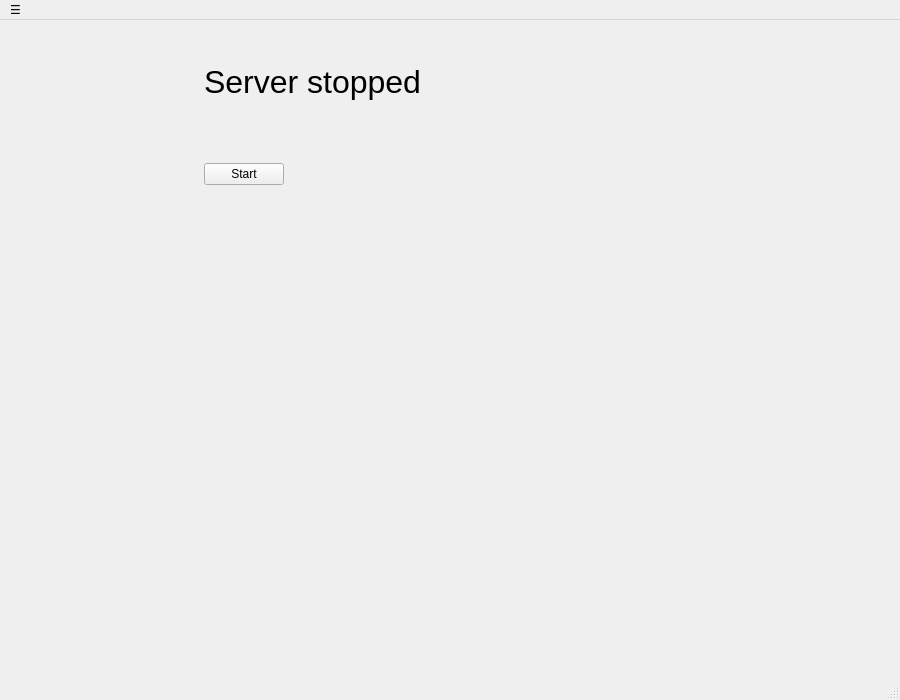
<?xml version="1.0" encoding="UTF-8"?>
<ui version="4.0">
 <class>MainWindow</class>
 <widget class="QMainWindow" name="MainWindow">
  <property name="geometry">
   <rect>
    <x>0</x>
    <y>0</y>
    <width>900</width>
    <height>700</height>
   </rect>
  </property>
  <property name="windowTitle">
   <string>WiVRn</string>
  </property>
  <property name="windowIcon">
   <iconset resource="../server-gui.qrc">
    <normaloff>:/images/wivrn.svg</normaloff>:/images/wivrn.svg</iconset>
  </property>
  <widget class="QWidget" name="centralwidget">
   <layout class="QVBoxLayout" name="verticalLayout">
    <item>
     <widget class="QStackedWidget" name="stackedWidget">
      <property name="currentIndex">
       <number>0</number>
      </property>
      <widget class="QWidget" name="page_stopped">
       <property name="sizePolicy">
        <sizepolicy hsizetype="Preferred" vsizetype="Preferred">
         <horstretch>0</horstretch>
         <verstretch>0</verstretch>
        </sizepolicy>
       </property>
       <layout class="QVBoxLayout" name="verticalLayout_6">
        <item>
         <layout class="QHBoxLayout" name="horizontalLayout">
          <item>
           <widget class="QLabel" name="wivrn_logo_stopped">
            <property name="minimumSize">
             <size>
              <width>180</width>
              <height>180</height>
             </size>
            </property>
            <property name="maximumSize">
             <size>
              <width>16777215</width>
              <height>16777215</height>
             </size>
            </property>
            <property name="text">
             <string/>
            </property>
            <property name="pixmap">
             <pixmap resource="../server-gui.qrc">:/images/wivrn.svg</pixmap>
            </property>
            <property name="alignment">
             <set>Qt::AlignmentFlag::AlignHCenter|Qt::AlignmentFlag::AlignTop</set>
            </property>
           </widget>
          </item>
          <item>
           <layout class="QVBoxLayout" name="verticalLayout_2">
            <item>
             <widget class="QLabel" name="status_stopped">
              <property name="font">
               <font>
                <pointsize>24</pointsize>
               </font>
              </property>
              <property name="text">
               <string>Server stopped</string>
              </property>
              <property name="alignment">
               <set>Qt::AlignmentFlag::AlignLeading|Qt::AlignmentFlag::AlignLeft|Qt::AlignmentFlag::AlignVCenter</set>
              </property>
             </widget>
            </item>
            <item>
             <layout class="QHBoxLayout" name="horizontalLayout_2">
              <item alignment="Qt::AlignmentFlag::AlignVCenter">
               <widget class="QPushButton" name="button_start">
                <property name="text">
                 <string>Start</string>
                </property>
                <property name="icon">
                 <iconset theme="media-playback-start"/>
                </property>
               </widget>
              </item>
              <item>
               <spacer name="horizontalSpacer_2">
                <property name="orientation">
                 <enum>Qt::Orientation::Horizontal</enum>
                </property>
                <property name="sizeHint" stdset="0">
                 <size>
                  <width>40</width>
                  <height>20</height>
                 </size>
                </property>
               </spacer>
              </item>
             </layout>
            </item>
           </layout>
          </item>
         </layout>
        </item>
        <item>
         <spacer name="verticalSpacer_4">
          <property name="orientation">
           <enum>Qt::Orientation::Vertical</enum>
          </property>
          <property name="sizeHint" stdset="0">
           <size>
            <width>20</width>
            <height>786</height>
           </size>
          </property>
         </spacer>
        </item>
       </layout>
      </widget>
      <widget class="QWidget" name="page_listening">
       <layout class="QVBoxLayout" name="verticalLayout_5">
        <item>
         <layout class="QHBoxLayout" name="horizontalLayout_5">
          <item>
           <widget class="QLabel" name="wivrn_logo_started">
            <property name="minimumSize">
             <size>
              <width>180</width>
              <height>180</height>
             </size>
            </property>
            <property name="maximumSize">
             <size>
              <width>16777215</width>
              <height>16777215</height>
             </size>
            </property>
            <property name="text">
             <string/>
            </property>
            <property name="pixmap">
             <pixmap resource="../server-gui.qrc">:/images/wivrn.svg</pixmap>
            </property>
            <property name="alignment">
             <set>Qt::AlignmentFlag::AlignHCenter|Qt::AlignmentFlag::AlignTop</set>
            </property>
           </widget>
          </item>
          <item>
           <layout class="QVBoxLayout" name="verticalLayout_3">
            <item>
             <widget class="QLabel" name="status_listening">
              <property name="font">
               <font>
                <pointsize>24</pointsize>
               </font>
              </property>
              <property name="text">
               <string>Server started</string>
              </property>
              <property name="alignment">
               <set>Qt::AlignmentFlag::AlignLeading|Qt::AlignmentFlag::AlignLeft|Qt::AlignmentFlag::AlignVCenter</set>
              </property>
             </widget>
            </item>
            <item>
             <layout class="QHBoxLayout" name="horizontalLayout_3">
              <item alignment="Qt::AlignmentFlag::AlignVCenter">
               <widget class="QPushButton" name="button_stop">
                <property name="text">
                 <string>Stop</string>
                </property>
                <property name="icon">
                 <iconset theme="media-playback-stop"/>
                </property>
               </widget>
              </item>
              <item alignment="Qt::AlignmentFlag::AlignVCenter">
               <widget class="QPushButton" name="button_restart">
                <property name="text">
                 <string>Restart</string>
                </property>
                <property name="icon">
                 <iconset theme="view-refresh"/>
                </property>
               </widget>
              </item>
              <item alignment="Qt::AlignmentFlag::AlignVCenter">
               <widget class="QPushButton" name="button_settings">
                <property name="text">
                 <string>Settings</string>
                </property>
                <property name="icon">
                 <iconset theme="preferences-system-symbolic"/>
                </property>
               </widget>
              </item>
              <item>
               <spacer name="horizontalSpacer_4">
                <property name="orientation">
                 <enum>Qt::Orientation::Horizontal</enum>
                </property>
                <property name="sizeHint" stdset="0">
                 <size>
                  <width>40</width>
                  <height>20</height>
                 </size>
                </property>
               </spacer>
              </item>
             </layout>
            </item>
           </layout>
          </item>
         </layout>
        </item>
        <item>
         <widget class="QLabel" name="label">
          <property name="text">
           <string>For Steam games, set command to:</string>
          </property>
          <property name="textFormat">
           <enum>Qt::TextFormat::AutoText</enum>
          </property>
          <property name="wordWrap">
           <bool>true</bool>
          </property>
          <property name="textInteractionFlags">
           <set>Qt::TextInteractionFlag::LinksAccessibleByMouse</set>
          </property>
         </widget>
        </item>
        <item>
         <layout class="QHBoxLayout" name="horizontalLayout_6">
          <item>
           <widget class="QPushButton" name="copy_steam_command">
            <property name="toolTip">
             <string>Copy to clipboard</string>
            </property>
            <property name="text">
             <string/>
            </property>
            <property name="icon">
             <iconset theme="edit-copy"/>
            </property>
           </widget>
          </item>
          <item>
           <widget class="QLabel" name="label_steam_command">
            <property name="cursor">
             <cursorShape>IBeamCursor</cursorShape>
            </property>
            <property name="text">
             <string notr="true">steam_command</string>
            </property>
            <property name="textInteractionFlags">
             <set>Qt::TextInteractionFlag::LinksAccessibleByMouse|Qt::TextInteractionFlag::TextSelectableByKeyboard|Qt::TextInteractionFlag::TextSelectableByMouse</set>
            </property>
           </widget>
          </item>
          <item>
           <spacer name="horizontalSpacer_7">
            <property name="orientation">
             <enum>Qt::Orientation::Horizontal</enum>
            </property>
            <property name="sizeHint" stdset="0">
             <size>
              <width>40</width>
              <height>20</height>
             </size>
            </property>
           </spacer>
          </item>
         </layout>
        </item>
        <item>
         <spacer name="verticalSpacer_6">
          <property name="orientation">
           <enum>Qt::Orientation::Vertical</enum>
          </property>
          <property name="sizeHint" stdset="0">
           <size>
            <width>20</width>
            <height>718</height>
           </size>
          </property>
         </spacer>
        </item>
       </layout>
      </widget>
      <widget class="QWidget" name="page_restarting">
       <layout class="QVBoxLayout" name="verticalLayout_9">
        <item>
         <layout class="QHBoxLayout" name="horizontalLayout_10">
          <item>
           <widget class="QLabel" name="wivrn_logo_restarting">
            <property name="minimumSize">
             <size>
              <width>180</width>
              <height>180</height>
             </size>
            </property>
            <property name="maximumSize">
             <size>
              <width>16777215</width>
              <height>16777215</height>
             </size>
            </property>
            <property name="text">
             <string/>
            </property>
            <property name="pixmap">
             <pixmap resource="../server-gui.qrc">:/images/wivrn.svg</pixmap>
            </property>
            <property name="alignment">
             <set>Qt::AlignmentFlag::AlignHCenter|Qt::AlignmentFlag::AlignTop</set>
            </property>
           </widget>
          </item>
          <item>
           <layout class="QVBoxLayout" name="verticalLayout_4">
            <item>
             <layout class="QHBoxLayout" name="horizontalLayout_7">
              <item>
               <widget class="QLabel" name="status_restarting">
                <property name="sizePolicy">
                 <sizepolicy hsizetype="Preferred" vsizetype="Expanding">
                  <horstretch>0</horstretch>
                  <verstretch>0</verstretch>
                 </sizepolicy>
                </property>
                <property name="font">
                 <font>
                  <pointsize>24</pointsize>
                 </font>
                </property>
                <property name="text">
                 <string>Restarting server</string>
                </property>
                <property name="alignment">
                 <set>Qt::AlignmentFlag::AlignLeading|Qt::AlignmentFlag::AlignLeft|Qt::AlignmentFlag::AlignVCenter</set>
                </property>
               </widget>
              </item>
              <item>
               <spacer name="horizontalSpacer">
                <property name="orientation">
                 <enum>Qt::Orientation::Horizontal</enum>
                </property>
                <property name="sizeHint" stdset="0">
                 <size>
                  <width>40</width>
                  <height>20</height>
                 </size>
                </property>
               </spacer>
              </item>
             </layout>
            </item>
            <item>
             <spacer name="verticalSpacer_2">
              <property name="orientation">
               <enum>Qt::Orientation::Vertical</enum>
              </property>
              <property name="sizeHint" stdset="0">
               <size>
                <width>20</width>
                <height>40</height>
               </size>
              </property>
             </spacer>
            </item>
           </layout>
          </item>
         </layout>
        </item>
        <item>
         <spacer name="verticalSpacer_7">
          <property name="orientation">
           <enum>Qt::Orientation::Vertical</enum>
          </property>
          <property name="sizeHint" stdset="0">
           <size>
            <width>20</width>
            <height>786</height>
           </size>
          </property>
         </spacer>
        </item>
       </layout>
      </widget>
      <widget class="QWidget" name="page_connected">
       <layout class="QVBoxLayout" name="verticalLayout_8">
        <item>
         <layout class="QHBoxLayout" name="horizontalLayout_8">
          <item>
           <widget class="QLabel" name="wivrn_logo_connected">
            <property name="minimumSize">
             <size>
              <width>180</width>
              <height>180</height>
             </size>
            </property>
            <property name="maximumSize">
             <size>
              <width>16777215</width>
              <height>16777215</height>
             </size>
            </property>
            <property name="text">
             <string/>
            </property>
            <property name="pixmap">
             <pixmap resource="../server-gui.qrc">:/images/wivrn.svg</pixmap>
            </property>
            <property name="alignment">
             <set>Qt::AlignmentFlag::AlignHCenter|Qt::AlignmentFlag::AlignTop</set>
            </property>
           </widget>
          </item>
          <item>
           <layout class="QVBoxLayout" name="verticalLayout_7">
            <item>
             <widget class="QLabel" name="status_connected">
              <property name="font">
               <font>
                <pointsize>24</pointsize>
               </font>
              </property>
              <property name="text">
               <string>Client connected</string>
              </property>
              <property name="alignment">
               <set>Qt::AlignmentFlag::AlignLeading|Qt::AlignmentFlag::AlignLeft|Qt::AlignmentFlag::AlignVCenter</set>
              </property>
             </widget>
            </item>
            <item>
             <layout class="QHBoxLayout" name="horizontalLayout_4">
              <item alignment="Qt::AlignmentFlag::AlignVCenter">
               <widget class="QPushButton" name="button_disconnect">
                <property name="text">
                 <string>Disconnect</string>
                </property>
                <property name="icon">
                 <iconset theme="network-disconnect"/>
                </property>
               </widget>
              </item>
              <item>
               <spacer name="horizontalSpacer_6">
                <property name="orientation">
                 <enum>Qt::Orientation::Horizontal</enum>
                </property>
                <property name="sizeHint" stdset="0">
                 <size>
                  <width>40</width>
                  <height>20</height>
                 </size>
                </property>
               </spacer>
              </item>
             </layout>
            </item>
           </layout>
          </item>
         </layout>
        </item>
        <item>
         <widget class="QLabel" name="label_4">
          <property name="text">
           <string>For Steam games, set command to:</string>
          </property>
         </widget>
        </item>
        <item>
         <layout class="QHBoxLayout" name="horizontalLayout_9">
          <item>
           <widget class="QPushButton" name="copy_steam_command_2">
            <property name="toolTip">
             <string>Copy to clipboard</string>
            </property>
            <property name="text">
             <string/>
            </property>
            <property name="icon">
             <iconset theme="edit-copy"/>
            </property>
           </widget>
          </item>
          <item>
           <widget class="QLabel" name="label_steam_command_2">
            <property name="cursor">
             <cursorShape>IBeamCursor</cursorShape>
            </property>
            <property name="text">
             <string notr="true">steam_command</string>
            </property>
            <property name="textInteractionFlags">
             <set>Qt::TextInteractionFlag::LinksAccessibleByMouse|Qt::TextInteractionFlag::TextSelectableByKeyboard|Qt::TextInteractionFlag::TextSelectableByMouse</set>
            </property>
           </widget>
          </item>
          <item>
           <spacer name="horizontalSpacer_8">
            <property name="orientation">
             <enum>Qt::Orientation::Horizontal</enum>
            </property>
            <property name="sizeHint" stdset="0">
             <size>
              <width>40</width>
              <height>20</height>
             </size>
            </property>
           </spacer>
          </item>
         </layout>
        </item>
        <item>
         <widget class="QScrollArea" name="scrollArea">
          <property name="frameShape">
           <enum>QFrame::Shape::NoFrame</enum>
          </property>
          <property name="frameShadow">
           <enum>QFrame::Shadow::Sunken</enum>
          </property>
          <property name="widgetResizable">
           <bool>true</bool>
          </property>
          <widget class="QWidget" name="scrollAreaWidgetContents">
           <property name="geometry">
            <rect>
             <x>0</x>
             <y>0</y>
             <width>168</width>
             <height>254</height>
            </rect>
           </property>
           <layout class="QGridLayout" name="gridLayout">
            <item row="5" column="1">
             <widget class="QLabel" name="label_field_of_view">
              <property name="text">
               <string/>
              </property>
             </widget>
            </item>
            <item row="2" column="1">
             <widget class="QLabel" name="label_prefered_refresh_rate">
              <property name="text">
               <string/>
              </property>
             </widget>
            </item>
            <item row="4" column="0">
             <widget class="QLabel" name="label_9">
              <property name="text">
               <string>Microphone</string>
              </property>
             </widget>
            </item>
            <item row="4" column="1">
             <widget class="QLabel" name="label_mic">
              <property name="text">
               <string/>
              </property>
             </widget>
            </item>
            <item row="7" column="1">
             <widget class="QLabel" name="label_eye_gaze_tracking">
              <property name="text">
               <string/>
              </property>
             </widget>
            </item>
            <item row="5" column="0">
             <widget class="QLabel" name="label_10">
              <property name="text">
               <string>Field of view</string>
              </property>
             </widget>
            </item>
            <item row="0" column="2">
             <spacer name="horizontalSpacer_3">
              <property name="orientation">
               <enum>Qt::Orientation::Horizontal</enum>
              </property>
              <property name="sizeHint" stdset="0">
               <size>
                <width>40</width>
                <height>20</height>
               </size>
              </property>
             </spacer>
            </item>
            <item row="3" column="1">
             <widget class="QLabel" name="label_speaker">
              <property name="text">
               <string/>
              </property>
             </widget>
            </item>
            <item row="1" column="1">
             <widget class="QLabel" name="label_refresh_rates">
              <property name="text">
               <string/>
              </property>
             </widget>
            </item>
            <item row="8" column="1">
             <widget class="QLabel" name="label_face_tracking">
              <property name="text">
               <string/>
              </property>
             </widget>
            </item>
            <item row="6" column="0">
             <widget class="QLabel" name="label_11">
              <property name="text">
               <string>Hand tracking</string>
              </property>
             </widget>
            </item>
            <item row="2" column="0">
             <widget class="QLabel" name="label_6">
              <property name="text">
               <string>Preferred refresh rate</string>
              </property>
             </widget>
            </item>
            <item row="9" column="0">
             <widget class="QLabel" name="label_14">
              <property name="text">
               <string>Supported codecs</string>
              </property>
             </widget>
            </item>
            <item row="7" column="0">
             <widget class="QLabel" name="label_12">
              <property name="text">
               <string>Eye gaze tracking</string>
              </property>
             </widget>
            </item>
            <item row="0" column="1">
             <widget class="QLabel" name="label_eye_size">
              <property name="text">
               <string/>
              </property>
             </widget>
            </item>
            <item row="6" column="1">
             <widget class="QLabel" name="label_hand_tracking">
              <property name="text">
               <string/>
              </property>
             </widget>
            </item>
            <item row="3" column="0">
             <widget class="QLabel" name="label_8">
              <property name="text">
               <string>Speaker</string>
              </property>
             </widget>
            </item>
            <item row="9" column="1">
             <widget class="QLabel" name="label_codecs">
              <property name="text">
               <string/>
              </property>
             </widget>
            </item>
            <item row="8" column="0">
             <widget class="QLabel" name="label_13">
              <property name="text">
               <string>Face tracking</string>
              </property>
             </widget>
            </item>
            <item row="1" column="0">
             <widget class="QLabel" name="label_2">
              <property name="text">
               <string>Available refresh rates</string>
              </property>
             </widget>
            </item>
            <item row="0" column="0">
             <widget class="QLabel" name="label_3">
              <property name="text">
               <string>Eye resolution</string>
              </property>
             </widget>
            </item>
            <item row="10" column="0">
             <spacer name="verticalSpacer">
              <property name="orientation">
               <enum>Qt::Orientation::Vertical</enum>
              </property>
              <property name="sizeHint" stdset="0">
               <size>
                <width>20</width>
                <height>40</height>
               </size>
              </property>
             </spacer>
            </item>
           </layout>
          </widget>
         </widget>
        </item>
       </layout>
      </widget>
     </widget>
    </item>
   </layout>
  </widget>
  <widget class="QMenuBar" name="menubar">
   <property name="geometry">
    <rect>
     <x>0</x>
     <y>0</y>
     <width>900</width>
     <height>30</height>
    </rect>
   </property>
   <widget class="QMenu" name="menu">
    <property name="title">
     <string notr="true">☰</string>
    </property>
    <addaction name="action_start"/>
    <addaction name="action_stop"/>
    <addaction name="action_restart"/>
    <addaction name="separator"/>
    <addaction name="action_settings"/>
    <addaction name="action_about"/>
    <addaction name="action_exit"/>
   </widget>
   <addaction name="menu"/>
  </widget>
  <widget class="QStatusBar" name="statusbar"/>
  <action name="action_settings">
   <property name="enabled">
    <bool>false</bool>
   </property>
   <property name="icon">
    <iconset theme="preferences-system-symbolic"/>
   </property>
   <property name="text">
    <string>Server settings</string>
   </property>
  </action>
  <action name="action_about">
   <property name="icon">
    <iconset theme="help-about-symbolic"/>
   </property>
   <property name="text">
    <string>&amp;About</string>
   </property>
  </action>
  <action name="action_exit">
   <property name="icon">
    <iconset theme="application-exit"/>
   </property>
   <property name="text">
    <string>&amp;Exit</string>
   </property>
  </action>
  <action name="action_start">
   <property name="text">
    <string>Start server</string>
   </property>
  </action>
  <action name="action_stop">
   <property name="enabled">
    <bool>false</bool>
   </property>
   <property name="text">
    <string>Stop server</string>
   </property>
   <property name="visible">
    <bool>true</bool>
   </property>
  </action>
  <action name="action_restart">
   <property name="enabled">
    <bool>false</bool>
   </property>
   <property name="text">
    <string>Restart server</string>
   </property>
   <property name="visible">
    <bool>true</bool>
   </property>
  </action>
  <action name="action_systray_show">
   <property name="icon">
    <iconset theme="settings-configure"/>
   </property>
   <property name="text">
    <string>&amp;Show</string>
   </property>
  </action>
  <action name="action_systray_hide">
   <property name="icon">
    <iconset theme="settings-configure"/>
   </property>
   <property name="text">
    <string>&amp;Hide</string>
   </property>
  </action>
  <action name="action_systray_exit">
   <property name="icon">
    <iconset theme="application-exit"/>
   </property>
   <property name="text">
    <string>&amp;Exit</string>
   </property>
  </action>
 </widget>
 <resources>
  <include location="../server-gui.qrc"/>
 </resources>
 <connections/>
</ui>
